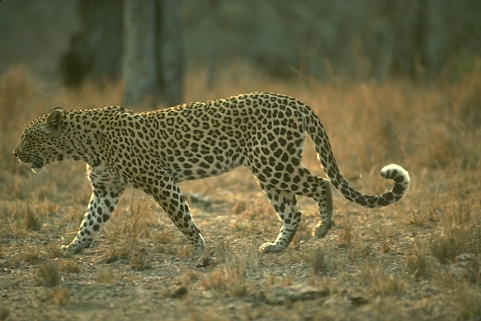
#> input picture data/134052.jpg, 481 x 321 px
$ python -i gauss_feat.py   (imports and definitions only)
#> lines starting #> are read from the running program, lines starting #| are printed output that depends on the picture
#> further down, picture is the input picture: shape (321, 481, 3); mean B, G, R 68.5, 103.6, 108.7
#!/usr/bin/env python3
# -*- coding: utf-8 -*-
"""
Created on Wed Feb 10 21:46:41 2021

@author: abda, niejep
"""

import cv2
import numpy as np


def get_gauss_feat_im(
    im,
    sigma=1,
    normalize=True,
    norm_fac=None,
    dtype='float32',
):
    """Gauss derivative feaures for every image pixel.
    Arguments:
        image: a 2D image, shape (r,c).
        sigma: standard deviation for Gaussian derivatives.
        normalize: flag indicating normalization of features.
    Returns:
        imfeat: a 3D array of size (r,c,15) with a 15-dimentional feature
            vector for every image pixel.
    Author: vand@dtu.dk, 2020
    """
#> called with sigma = 1, normalize = True, dtype = 'float32'

    # Ensure image is float32.
    # This data type is often much faster than float64.
    if im.dtype != dtype:
        im = im.astype(dtype)

    # Create kernel array.
    s = np.ceil(sigma * 4)
    x = np.arange(-s, s + 1).reshape((-1, 1))

    # Create Gaussian kernels.
    g = np.exp(-x**2 / (2 * sigma**2))
    g /= np.sum(g)
    g = g.astype(im.dtype)  # Make same type as image.
    dg = -x / (sigma**2) * g
    ddg = -1 / (sigma**2) * g - x / (sigma**2) * dg
    dddg = -2 / (sigma**2) * dg - x / (sigma**2) * ddg
    ddddg = -2 / (sigma**2) * ddg - 1 / (sigma**2) * ddg - x / (sigma**
                                                                2) * dddg

    # Create image feature arrays and temporary array. Features are stored
    # on the first access for fast direct write of values in filter2D.
    imfeat = np.zeros((15, ) + im.shape, dtype=im.dtype)
    imfeat_tmp = np.zeros_like(im)

    # Extract features. Order is a bit odd, as original order has been
    # kept even though calculation order has been updated. We use the tmp
    # array to store results and avoid redundant calcalations. This
    # reduces calls to filter2D from 30 to 20. Results are written
    # directly to the destination array.
    cv2.filter2D(im, -1, g, dst=imfeat_tmp)
    cv2.filter2D(imfeat_tmp, -1, g.T, dst=imfeat[0])
    cv2.filter2D(imfeat_tmp, -1, dg.T, dst=imfeat[2])
    cv2.filter2D(imfeat_tmp, -1, ddg.T, dst=imfeat[5])
    cv2.filter2D(imfeat_tmp, -1, dddg.T, dst=imfeat[9])
    cv2.filter2D(imfeat_tmp, -1, ddddg.T, dst=imfeat[14])

    cv2.filter2D(im, -1, dg, dst=imfeat_tmp)
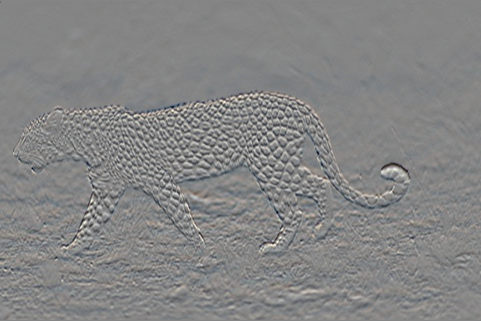
#> imfeat_tmp: shape (321, 481, 3) float32; mean B, G, R -0.1, -0.1, -0.2; drawn with min black and max white
    cv2.filter2D(imfeat_tmp, -1, g.T, dst=imfeat[1])
    cv2.filter2D(imfeat_tmp, -1, dg.T, dst=imfeat[4])
    cv2.filter2D(imfeat_tmp, -1, ddg.T, dst=imfeat[8])
    cv2.filter2D(imfeat_tmp, -1, dddg.T, dst=imfeat[13])

    cv2.filter2D(im, -1, ddg, dst=imfeat_tmp)
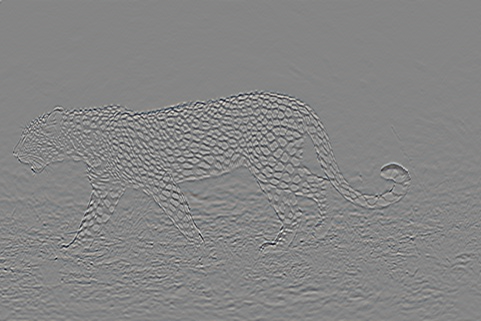
#> imfeat_tmp: shape (321, 481, 3) float32; mean B, G, R 0, 0, 0; drawn with min black and max white
    cv2.filter2D(imfeat_tmp, -1, g.T, dst=imfeat[3])
    cv2.filter2D(imfeat_tmp, -1, dg.T, dst=imfeat[7])
    cv2.filter2D(imfeat_tmp, -1, ddg.T, dst=imfeat[12])

    cv2.filter2D(im, -1, dddg, dst=imfeat_tmp)
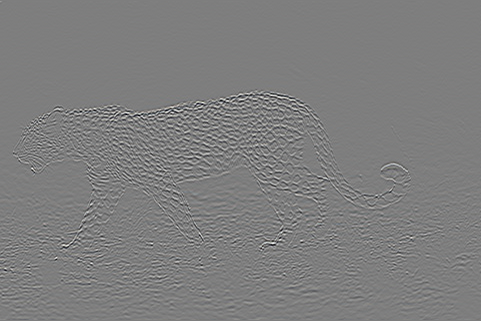
#> imfeat_tmp: shape (321, 481, 3) float32; mean B, G, R 0, 0, 0; drawn with min black and max white
    cv2.filter2D(imfeat_tmp, -1, g.T, dst=imfeat[6])
    cv2.filter2D(imfeat_tmp, -1, dg.T, dst=imfeat[11])

    cv2.filter2D(im, -1, ddddg, dst=imfeat_tmp)
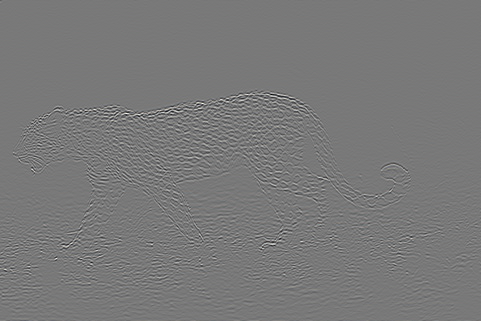
#> imfeat_tmp: shape (321, 481, 3) float32; mean B, G, R -0.1, -0.2, -0.2; drawn with min black and max white
    cv2.filter2D(imfeat_tmp, -1, g.T, dst=imfeat[10])

    # [17 lines of commented-out code are left out]

    if normalize:
        if norm_fac is None:
            norm_fac = np.zeros((2, 15), np.float32)
#> (the run stopped early here; a loop or call above may not have finished)

$ run again, on data/bee_eye.png
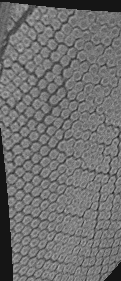
#> input picture data/bee_eye.png, 121 x 281 px
#> picture is the input picture: shape (281, 121, 3); min 21, max 181, mean 111.4
#> in get_gauss_feat_im, `cv2.filter2D(im, -1, dddg, dst=imfeat_tmp)`:
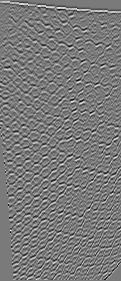
#> imfeat_tmp: shape (281, 121, 3) float32; min -48.52, max 52.79, mean 0; drawn with min black and max white
#> in get_gauss_feat_im, `cv2.filter2D(im, -1, ddddg, dst=imfeat_tmp)`:
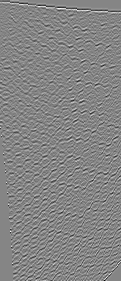
#> imfeat_tmp: shape (281, 121, 3) float32; min -114.2, max 104.4, mean -0.2; drawn with min black and max white

$ run again, on data/carbon.png
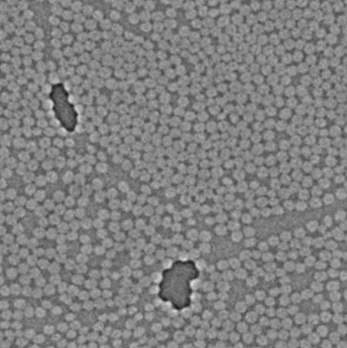
#> input picture data/carbon.png, 347 x 348 px
#> picture is the input picture: shape (348, 347, 3); min 24, max 218, mean 128.3
#> in get_gauss_feat_im, `cv2.filter2D(im, -1, dddg, dst=imfeat_tmp)`:
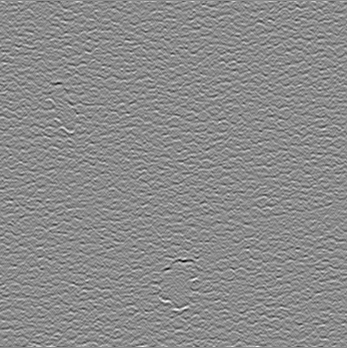
#> imfeat_tmp: shape (348, 347, 3) float32; min -33.69, max 27.91, mean 0; drawn with min black and max white
#> in get_gauss_feat_im, `cv2.filter2D(im, -1, ddddg, dst=imfeat_tmp)`:
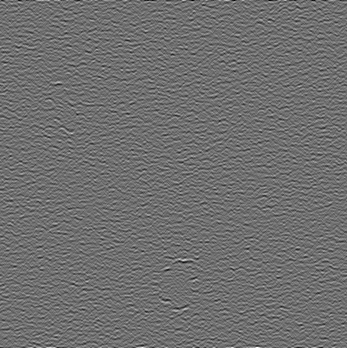
#> imfeat_tmp: shape (348, 347, 3) float32; min -38.1, max 48.51, mean -0.2; drawn with min black and max white
